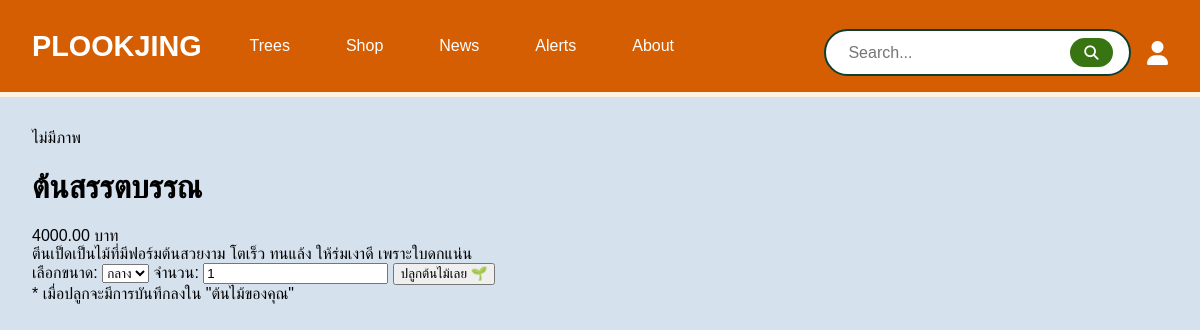
The page /trees/4/ on the database its author committed.
### myapp/models.py (models this page shows, shortened)
class Tree(models.Model):
    name = models.CharField(max_length=255)
    price = models.DecimalField(max_digits=10, decimal_places=2)
    image_url = models.URLField()
    description = models.TextField()
    is_recommended = models.BooleanField(default=False)  # << เพิ่มบรรทัดนี้!

### myapp/views.py (the view)
# urls.py: path('trees/<int:tree_id>/', views.tree_detail, name='tree_detail'),
def tree_detail(request, tree_id):
    tree = get_object_or_404(Tree, id=tree_id)
    return render(request, 'myapp/tree_detail.html', {'tree': tree})

### templates/myapp/tree_detail.html (shortened to what this page needs)
{% extends 'base.html' %}
{% block content %}
<div class="max-w-7xl mx-auto px-6 py-10 grid grid-cols-1 md:grid-cols-2 gap-10">
  <div class="bg-white p-6 rounded-xl shadow-md">
    {% if tree.image %}
      <img src="{{ tree.image.url }}" alt="{{ tree.name }}" class="w-full object-cover rounded-lg">
    {% else %}
      <div class="w-full h-96 bg-gray-100 flex items-center justify-center text-gray-400">ไม่มีภาพ</div>
    {% endif %}
  </div>
  <div class="space-y-6">
    <h1 class="text-4xl font-bold text-green-900">{{ tree.name }}</h1>
    <div class="text-xl text-orange-600 font-semibold">
      {{ tree.price }} บาท
    </div>
    <div class="text-gray-700 text-lg leading-relaxed">
      {{ tree.description }}
    </div>
    <form method="post" action="{% url 'plant_tree' tree.id %}" class="space-y-4">
      <label class="block">
        <span class="text-sm text-gray-600">เลือกขนาด:</span>
        <select name="size" class="mt-1 w-full border rounded px-3 py-2 focus:outline-green-500">
          <option selected>กลาง</option>
        </select>
      </label>
      <label class="block">
        <span class="text-sm text-gray-600">จำนวน:</span>
        <input type="number" name="quantity" value="1" min="1"
               class="mt-1 w-24 border rounded px-3 py-2 text-center focus:outline-green-500">
      </label>
      <button type="submit"
              class="w-full bg-green-700 hover:bg-green-800 text-white py-3 rounded-full font-semibold shadow-md transition">
        ปลูกต้นไม้เลย 🌱
      </button>
    </form>
    <div class="text-sm text-gray-400 mt-6">* เมื่อปลูกจะมีการบันทึกลงใน "ต้นไม้ของคุณ"</div>
  </div>
</div>
{% endblock %}

### templates/base.html (style rules this page uses)
:root { --green-dark: #0D3F31; --green-soft: #397413; --orange: #D55E02; --bg: #D5E1ED; }
body { margin: 0; font-family: 'Avenir Next Thai Traditional', 'Avenir Next', sans-serif; background-color: var(--bg); }

### rows shown on the page
Tree: name "ต้นสรรตบรรณ", price "4000.00", description "ตีนเป็ดเป็นไม้ที่มีฟอร์มต้นสวยงาม โตเร็ว ทนแล้ง ให้ร่มเงาดี เพราะใบดกแน่น"
